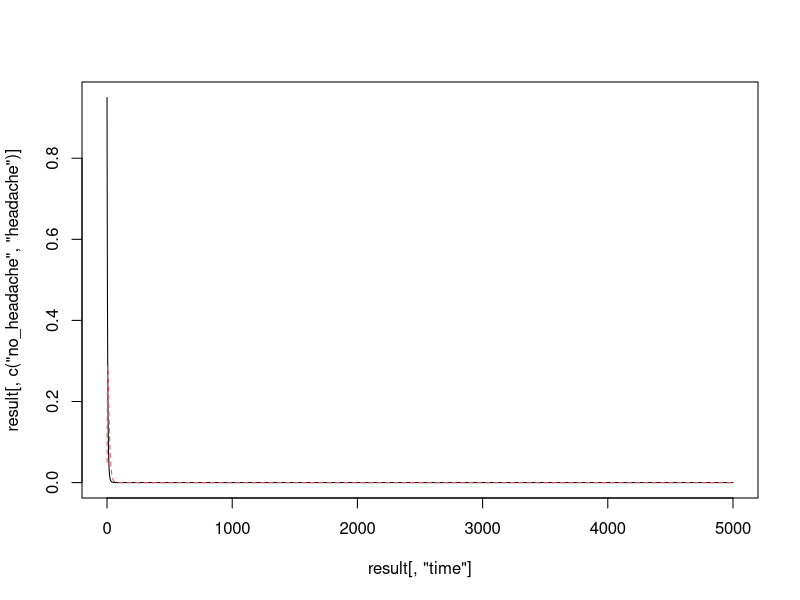
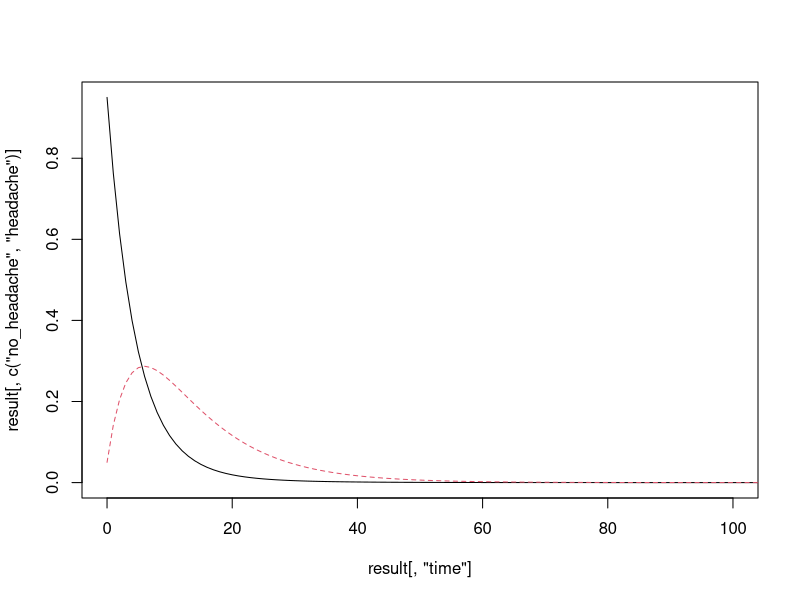

The R script that drew these images, in order:
## ---- chunk 1
## This is just for rendering the HTML page. 
## Ignore if you're using the raw code.
knitr::opts_chunk$set(echo = TRUE)
## ---- chunk 2
## EPI 501: Differential equations of headaches (or non-infectious diseases)

## Load deSolve
library(deSolve)
## ---- chunk 3
## Set your time steps, initial values, parameters
times <- seq(0, 5000, by = 1)
yinit <- c(no_headache = 0.95, headache = 0.05)
parameters <- c(incidence = 0.02, recovery = 0.01, 
                birth = 0.1, death = 0.2)
## ---- chunk 4
## Create an ODE model -- the solver needs your model written as a function
## that takes in a vector of times, initial values, and parameters 
## (in that order) and returns a list with derivatives of your compartments 
## relative to time.
headache_model <- function(times, yinit, parameters) {
    with(as.list(c(yinit, parameters)), {
        
        ## Define your no headache compartment
        dno_headache <- recovery*headache - 
            incidence*no_headache - death*no_headache 
        
        ## Define your headache compartment
        dheadache <- incidence*no_headache - recovery*headache - 
            death*headache + birth*(headache+no_headache)
        
        ## Don't forget you need to return your compartments
        return(list(c(dno_headache, dheadache)))
    })
}
## ---- chunk 5
## Run your model
result <- as.data.frame(ode(y = yinit, times = times, 
                            func = headache_model, parms = parameters))
## ---- chunk 6
matplot(x = result[, "time"], 
        y = result[, c("no_headache", "headache")], 
        type = "l")
## ---- chunk 7
matplot(x = result[, "time"], 
        y = result[, c("no_headache", "headache")], 
        type = "l", 
        xlim = c(0, 100))
